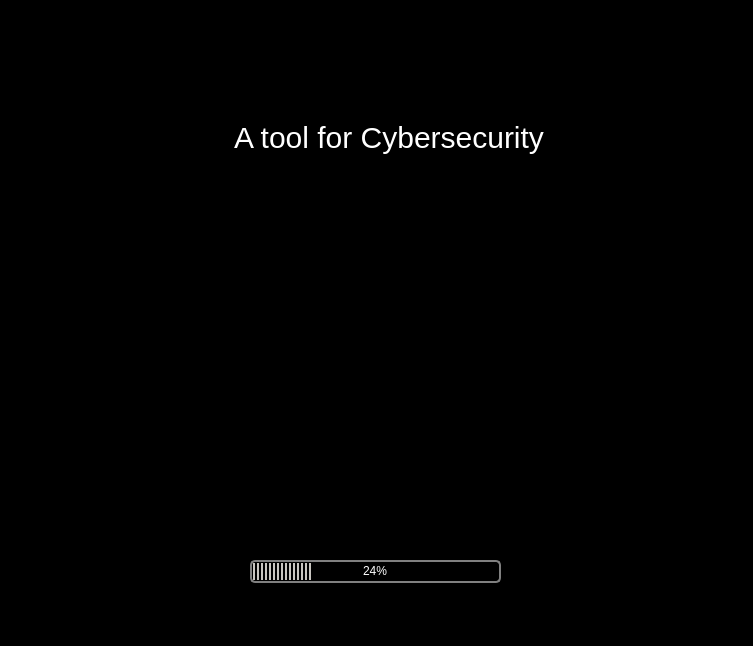
<?xml version="1.0" encoding="UTF-8"?>
<ui version="4.0">
 <class>MainWindow</class>
 <widget class="QMainWindow" name="MainWindow">
  <property name="geometry">
   <rect>
    <x>0</x>
    <y>0</y>
    <width>753</width>
    <height>646</height>
   </rect>
  </property>
  <property name="windowTitle">
   <string>Image Stegano Tool</string>
  </property>
  <property name="styleSheet">
   <string notr="true">background-color: rgb(0, 0, 0);</string>
  </property>
  <widget class="QWidget" name="centralwidget">
   <widget class="QProgressBar" name="progressBar">
    <property name="geometry">
     <rect>
      <x>250</x>
      <y>560</y>
      <width>251</width>
      <height>23</height>
     </rect>
    </property>
    <property name="styleSheet">
     <string notr="true">QProgressBar {
border: 2px solid grey;
border-radius: 5px;
text-align: center;
color: white
}
QProgressBar::chunk {
background: #c9c6c1;
width: 2.15px;
margin: 0.5px;
color: black
}</string>
    </property>
    <property name="value">
     <number>24</number>
    </property>
   </widget>
   <widget class="QWidget" name="layoutWidget">
    <property name="geometry">
     <rect>
      <x>120</x>
      <y>0</y>
      <width>538</width>
      <height>556</height>
     </rect>
    </property>
    <layout class="QVBoxLayout" name="verticalLayout">
     <item>
      <widget class="QLabel" name="label">
       <property name="font">
        <font>
         <pointsize>-1</pointsize>
        </font>
       </property>
       <property name="styleSheet">
        <string notr="true">color: rgb(255,255,255);
font-size: 30px;</string>
       </property>
       <property name="text">
        <string>A tool for Cybersecurity</string>
       </property>
       <property name="alignment">
        <set>Qt::AlignCenter</set>
       </property>
      </widget>
     </item>
     <item>
      <widget class="QLabel" name="label_2">
       <property name="text">
        <string>&lt;html&gt;&lt;head/&gt;&lt;body&gt;&lt;p&gt;&lt;img src=&quot;:/photos/logo.png&quot;/&gt;&lt;/p&gt;&lt;/body&gt;&lt;/html&gt;</string>
       </property>
      </widget>
     </item>
    </layout>
   </widget>
  </widget>
  <widget class="QStatusBar" name="statusbar"/>
 </widget>
 <resources>
  <include location="photos.qrc"/>
 </resources>
 <connections/>
</ui>
